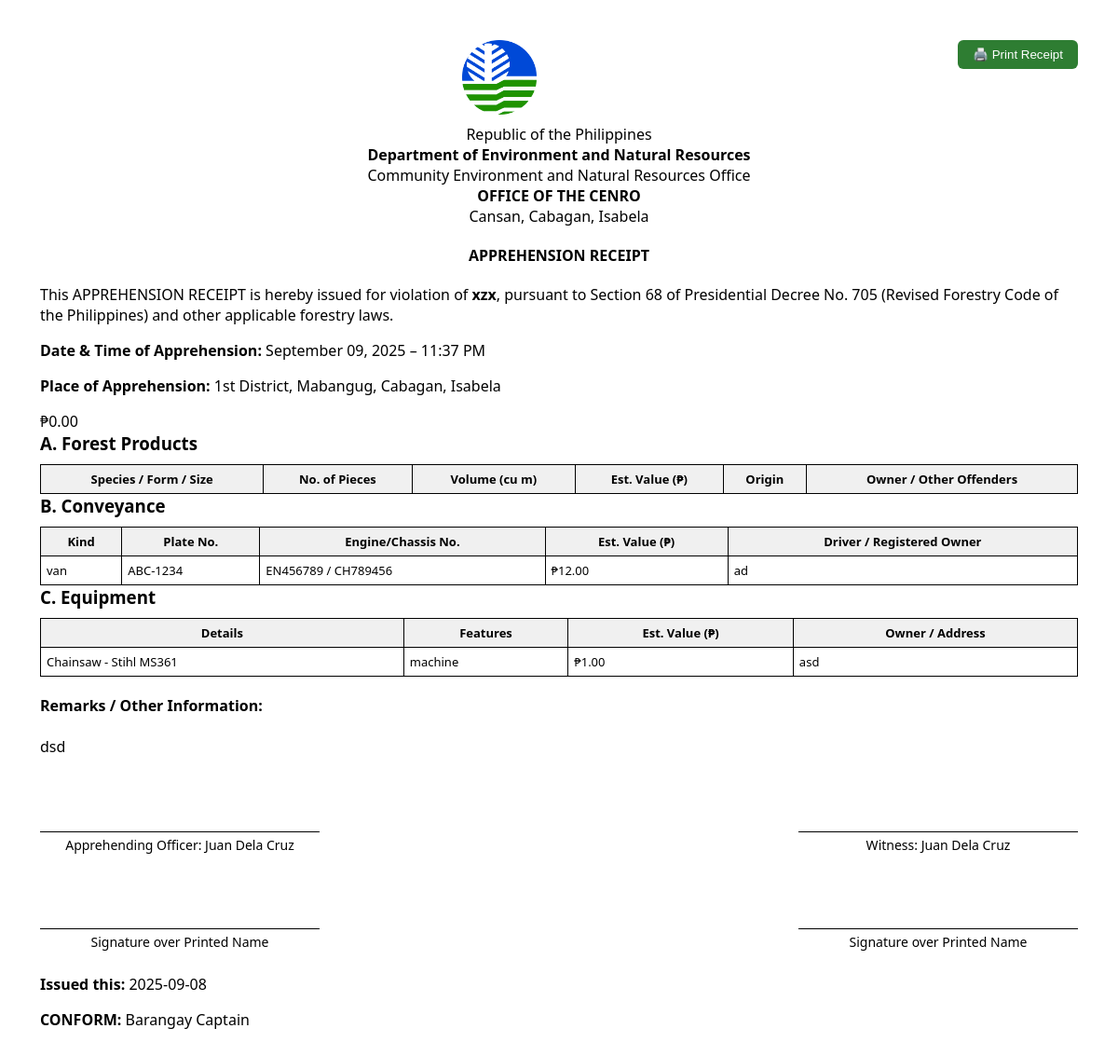
/admin/view_log.php?id=129, run on the app's committed database.
### tables this page shows
CREATE TABLE `apprehended_logs` (
  `id` int(11) NOT NULL,
  `report_id` int(11) DEFAULT NULL,
  `district_id` int(11) DEFAULT NULL,
  `municipality_id` int(11) DEFAULT NULL,
  `barangay_id` int(11) DEFAULT NULL,
  `offense_category_id` int(11) DEFAULT NULL,
  `offense_type_id` int(11) DEFAULT NULL,
  `offense_custom` varchar(255) DEFAULT NULL,
  `qr_code` varchar(255) DEFAULT NULL,
  `date_time` datetime NOT NULL,
  `remarks` text DEFAULT NULL,
  `status` enum('Active','Closed') NOT NULL DEFAULT 'Active',
  `officer_name` varchar(255) DEFAULT NULL,
  `witness_name` varchar(255) DEFAULT NULL,
  `issue_date` date DEFAULT NULL,
  `conform_by` varchar(255) DEFAULT NULL,
  `created_by` int(11) DEFAULT NULL,
  `created_at` timestamp NOT NULL DEFAULT current_timestamp(),
  `qr_filename` varchar(100) DEFAULT NULL
);

CREATE TABLE `log_conveyance` (
  `id` int(11) NOT NULL,
  `log_id` int(11) NOT NULL,
  `kind` varchar(100) DEFAULT NULL,
  `plate_no` varchar(50) DEFAULT NULL,
  `engine_chassis_no` varchar(255) DEFAULT NULL,
  `estimated_value` decimal(12,2) DEFAULT NULL,
  `driver_owner_info` text DEFAULT NULL,
  `owner_address` text DEFAULT NULL
);

CREATE TABLE `log_equipment` (
  `id` int(11) NOT NULL,
  `log_id` int(11) NOT NULL,
  `equipment_details` varchar(255) DEFAULT NULL,
  `features` text DEFAULT NULL,
  `estimated_value` decimal(12,2) DEFAULT NULL,
  `owner_address` text DEFAULT NULL
);

### admin/view_log.php (the view, shortened to what this page needs)
<?php
require_once('../db_connect.php');
$id   = intval($_GET['id']);
$log        = $conn->query("SELECT * FROM apprehended_logs WHERE id = $id")->fetch_assoc();
$conveyance = $conn->query("SELECT * FROM log_conveyance       WHERE log_id = $id");
$equipment  = $conn->query("SELECT * FROM log_equipment        WHERE log_id = $id");
?>
<!DOCTYPE html>
<html lang="en">
<head>
  <link rel="stylesheet" href="https://cdnjs.cloudflare.com/ajax/libs/font-awesome/6.0.0-beta3/css/all.min.css">
</head>
<body>
<button class="print-btn" onclick="window.print()">🖨️ Print Receipt</button>
<div class="print-scale-wrapper">
  <div class="header">
    <img src="../assets/img/denr-logo.png" alt="DENR Logo">
    <div>
      Republic of the Philippines<br>
      <strong>Department of Environment and Natural Resources</strong><br>
      Community Environment and Natural Resources Office<br>
      <strong>OFFICE OF THE CENRO</strong><br>
      Cansan, Cabagan, Isabela
    </div>
  </div>
  <p style="text-align:center;font-weight:bold;margin-bottom:20px">
    APPREHENSION RECEIPT
  </p>
<?php
$offenseCustom = trim($log['offense_custom'] ?? '');
$offenseFull = '';
if ($offenseCustom) {
  $offenseFull .= ($offenseFull ? " / " : "") . $offenseCustom;
}
?>
<p>
  This APPREHENSION RECEIPT is hereby issued for violation of
  <strong><?= htmlspecialchars($offenseFull ?: 'Sec. 68 of PD 705 and related forestry laws') ?></strong>,
  pursuant to Section 68 of Presidential Decree No. 705 (Revised Forestry Code of the Philippines)
  and other applicable forestry laws.
</p>
  <div>
    <p><strong>Date & Time of Apprehension:</strong> <?= date('F d, Y – h:i A', strtotime($log['date_time'])) ?></p>
<?php
$districtName = '';
$municipalityName = '';
$barangayName = '';
if (!empty($log['district_id'])) {
  $res = $conn->query("SELECT name FROM districts WHERE id=".(int)$log['district_id']);
  if ($row = $res->fetch_assoc()) $districtName = $row['name'];
}
if (!empty($log['municipality_id'])) {
  $res = $conn->query("SELECT name FROM municipalities WHERE id=".(int)$log['municipality_id']);
  if ($row = $res->fetch_assoc()) $municipalityName = $row['name'];
}
if (!empty($log['barangay_id'])) {
  $res = $conn->query("SELECT name FROM barangays WHERE id=".(int)$log['barangay_id']);
  if ($row = $res->fetch_assoc()) $barangayName = $row['name'];
}
$placeParts = array_filter([$districtName, $barangayName, $municipalityName]);
$placeFull = implode(', ', $placeParts) . ', Isabela';
?>
<p><strong>Place of Apprehension:</strong> <?= htmlspecialchars($placeFull) ?></p>
<td>₱<?= isset($row['estimated_value']) ? number_format($row['estimated_value'],2) : '0.00' ?></td>
  </div>
<h3>A. Forest Products</h3>
<table>
  <thead><tr>
    <th>Species / Form / Size</th>
    <th>No. of Pieces</th>
    <th>Volume (cu m)</th>
    <th>Est. Value (₱)</th>
    <th>Origin</th>
    <th>Owner / Other Offenders</th>
  </tr></thead>
</table>
  <h3>B. Conveyance</h3>
  <table>
    <thead><tr>
      <th>Kind</th><th>Plate No.</th><th>Engine/Chassis No.</th>
      <th>Est. Value (₱)</th><th>Driver / Registered Owner</th>
    </tr></thead>
    <tbody>
    <?php while($row = $conveyance->fetch_assoc()): ?>
      <tr>
        <td><?= htmlspecialchars($row['kind']) ?></td>
        <td><?= htmlspecialchars($row['plate_no']) ?></td>
        <td><?= htmlspecialchars($row['engine_chassis_no']) ?></td>
        <td>₱<?= number_format($row['estimated_value'],2) ?></td>
        <td><?= nl2br(htmlspecialchars($row['driver_owner_info'])) ?></td>
      </tr>
    <?php endwhile; ?>
    </tbody>
  </table>
  <h3>C. Equipment</h3>
  <table>
    <thead><tr>
      <th>Details</th><th>Features</th><th>Est. Value (₱)</th><th>Owner / Address</th>
    </tr></thead>
    <tbody>
    <?php while($row = $equipment->fetch_assoc()): ?>
      <tr>
        <td><?= htmlspecialchars($row['equipment_details']) ?></td>
        <td><?= htmlspecialchars($row['features']) ?></td>
        <td>₱<?= number_format($row['estimated_value'],2) ?></td>
        <td><?= nl2br(htmlspecialchars($row['owner_address'])) ?></td>
      </tr>
    <?php endwhile; ?>
    </tbody>
  </table>
  <div style="margin-top:20px">
    <strong>Remarks / Other Information:</strong><br><br>
    <?= nl2br(htmlspecialchars($log['remarks'])) ?>
  </div>
  <div class="signatures">
    <div class="row">
      <div>
        <div class="sign-line"></div>
        <div class="sign-label">Apprehending Officer: <?= htmlspecialchars($log['officer_name']) ?></div>
      </div>
      <div>
        <div class="sign-line"></div>
        <div class="sign-label">Witness: <?= htmlspecialchars($log['witness_name']) ?></div>
      </div>
    </div>
    <div class="row">
      <div>
        <div class="sign-line"></div>
        <div class="sign-label">Signature over Printed Name</div>
      </div>
      <div>
        <div class="sign-line"></div>
        <div class="sign-label">Signature over Printed Name</div>
      </div>
    </div>
  </div>
  <div style="margin-top:25px">
    <p><strong>Issued this:</strong> <?= htmlspecialchars($log['issue_date']) ?></p>
    <p><strong>CONFORM:</strong> <?= htmlspecialchars($log['conform_by']) ?></p>
  </div>
</div>
</body>
</html>

### admin/view_log.php (style rules this page uses)
body { font-family:'Segoe UI',sans-serif;background:#fff;padding:35px;color:#000; }
h2,h3 { margin:0;text-align:left }
table { width:100%;border-collapse:collapse;margin-top:10px }
th,td { border:1px solid #000;padding:6px;font-size:13px;vertical-align:top }
th { background:#f0f0f0 }
.header { text-align:center;margin-bottom:20px }
.header img { width:80px;display:block;margin:0 auto 10px auto }
.print-btn { float:right;padding:8px 16px;background:#2e7d32;color:#fff;border:none;border-radius:6px;cursor:pointer }
.signatures { margin-top:40px }
.sign-line { margin-top:40px;border-top:1px solid #000;width:300px;margin-left:auto;margin-right:auto }
.sign-label { text-align:center;font-size:14px;margin-top:4px }
.row { display:flex;justify-content:space-between;margin-top:40px }

### data on the page
apprehended_logs: offense_custom "xzx", date_time "September 09, 2025 – 11:37 PM", remarks "dsd", officer_name "Juan Dela Cruz", witness_name "Juan Dela Cruz", issue_date "2025-09-08", conform_by "Barangay Captain"
log_conveyance: kind "van", plate_no "ABC-1234", engine_chassis_no "EN456789 / CH789456", estimated_value "12.00", driver_owner_info "ad"
log_equipment: equipment_details "Chainsaw - Stihl MS361", features "machine", estimated_value "1.00", owner_address "asd"

### other printed values
$placeFull "1st District, Mabangug, Cabagan, Isabela"
